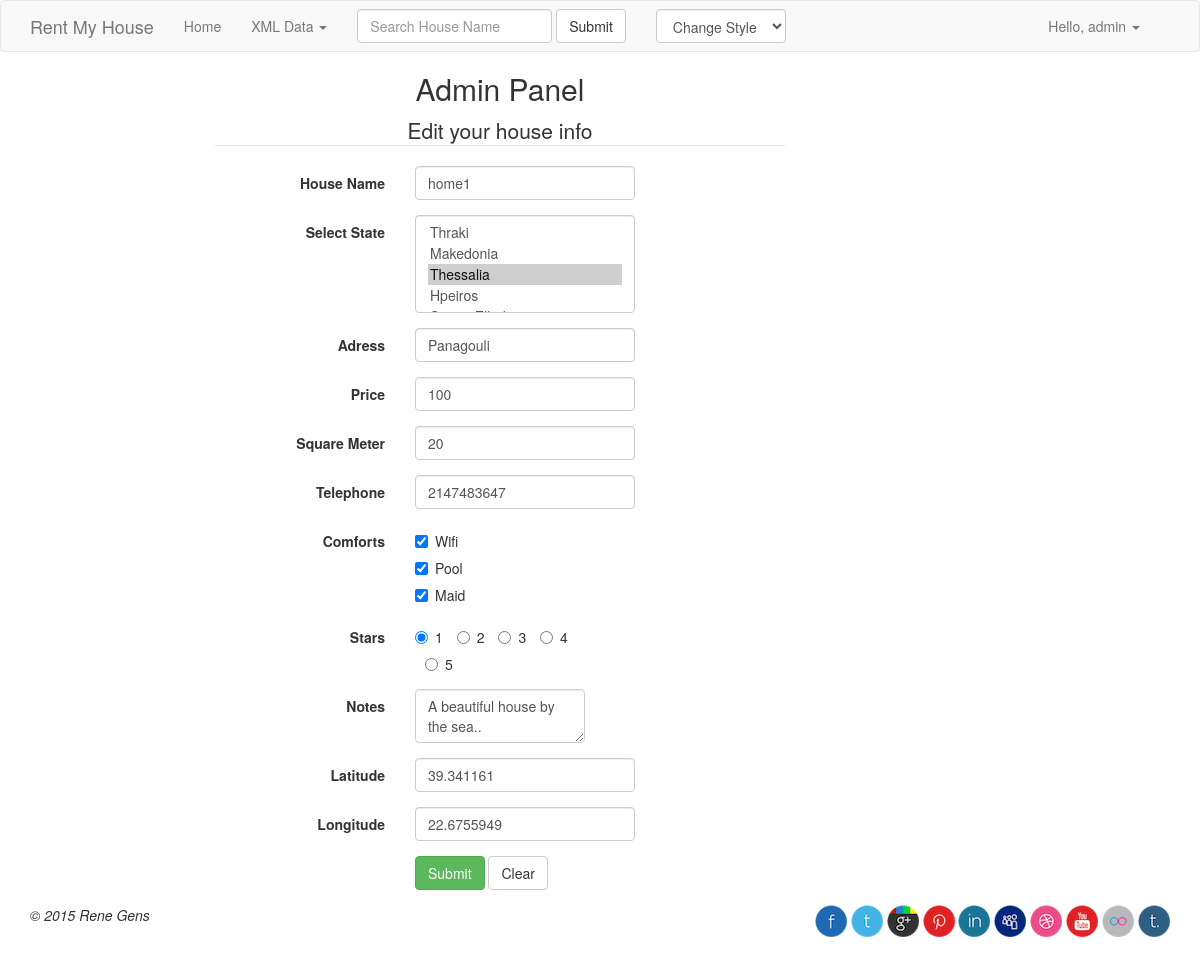
Screenshot of /model_edithouse.php (signed in) with the database file from the repository.
### tables this page shows
CREATE TABLE IF NOT EXISTS `houses` (
  `houseID` int(11) NOT NULL,
  `name` varchar(50) NOT NULL,
  `state` varchar(200) NOT NULL,
  `address` varchar(200) NOT NULL,
  `price` double NOT NULL,
  `meter` double NOT NULL,
  `telephone` int(15) NOT NULL,
  `wifi` tinyint(4) DEFAULT '0',
  `pool` tinyint(4) DEFAULT '0',
  `maid` tinyint(4) DEFAULT '0',
  `description` varchar(500) NOT NULL,
  `stars` smallint(6) NOT NULL,
  `longitude` double NOT NULL,
  `latitude` double NOT NULL,
  `imageName` varchar(100) DEFAULT NULL,
  `users_id` int(11) NOT NULL
);

### model_edithouse.php (the view, shortened to what this page needs)
<?php
require "config.php";
$userid=-1;
$query = "
            SELECT
                id
            FROM users
            WHERE
                username = :user
        ";
$query_params = array( ':user' => $_SESSION['username'] );
try {
    $stmt = $db->prepare($query);
    $result = $stmt->execute($query_params);
}
catch(PDOException $ex){ die("Failed to run query: " . $ex->getMessage()); }
$row = $stmt->fetch();
if($row){ $userid=$row['id']; }
$query = "SELECT * FROM houses WHERE users_id= ".$userid;
try {
    $statement = $db->prepare($query);
    $statement->execute( array(':username'=>$_SESSION['username'] ) );
    if ($row = $statement->fetch()) {
        $name = $row['name'];
        $state = $row['state'];
        $address = $row['address'];
        $price = $row['price'];
        $meter = $row['meter'];
        $telephone = $row['telephone'];
        $wifi = $row['wifi'];
        $pool = $row['pool'];
        $maid = $row['maid'];
        $description = $row['description'];
        $longitude  = $row['longitude'];
        $latitude = $row['latitude'];
    } else {
        header('Location: index.php?msg=access-denied');
        exit();
    }
} catch (PDOException $ex) {
    header('Location: index.php?msg=no-connection-to-server');
    exit();
}
require "view_head.php";
require "view_navbar.php";
?>
<div class="col-lg-6 col-lg-offset-2">
    <h2 class="text-center">Admin Panel</h2>
    <form class="form-horizontal" method="post" action="con_editupload.php" >
        <fieldset>
            <legend class="text-center">Edit your house info</legend>
            <div class="form-group">
                <label class="col-md-4 control-label" for="housename">House Name</label>
                <div class="col-md-5">
                    <input id="name" name="name" type="text" placeholder="House at sea" value="<?php echo $name ?>" class="form-control input-md" required="">
                </div>
            </div>
            <div class="form-group">
                <label class="col-md-4 control-label" for="state">Select State</label>
                <div class="col-md-5">
                    <select id="state" name="state" class="form-control" multiple="multiple">
                        <option value="Thraki" <?php if ($state == 'Thraki') echo 'selected="selected"' ?>>Thraki</option>
                        <option value="Makedonia" <?php if ($state == 'Makedonia') echo 'selected="selected"' ?>>Makedonia</option>
                        <option value="Thessalia" <?php if ($state == 'Thessalia') echo 'selected="selected"' ?>>Thessalia</option>
                        <option value="Hpeiros" <?php if ($state == 'Hpeiros') echo 'selected="selected"' ?>>Hpeiros</option>
                        <option value="Sterea Ellada" <?php if ($state == 'Sterea Ellada') echo 'selected="selected"' ?>>Sterea Ellada</option>
                    </select>
                </div>
            </div>
            <div class="form-group">
                <label class="col-md-4 control-label" for="address">Adress</label>
                <div class="col-md-5">
                    <input id="address" name="address" type="text" placeholder="Panagouli 7" class="form-control input-md" value="<?php echo $address ?>" required="">
                </div>
            </div>
            <div class="form-group">
                <label class="col-md-4 control-label" for="price">Price</label>
                <div class="col-md-5">
                    <input id="price" name="price" type="text" placeholder="€" value="<?php echo $price ?>" class="form-control input-md" required="">
                </div>
            </div>
            <div class="form-group">
                <label class="col-md-4 control-label" for="meter">Square Meter</label>
                <div class="col-md-5">
                    <input id="meter" name="meter" type="text" placeholder="42m^2" value="<?php echo $meter ?>" class="form-control input-md" required="">
                </div>
            </div>
            <div class="form-group">
                <label class="col-md-4 control-label" for="telephone">Telephone</label>
                <div class="col-md-5">
                    <input id="telephone" name="telephone" type="text" placeholder="6973291041" value="<?php echo $telephone ?>" class="form-control input-md" required="">
                </div>
            </div>
            <div class="form-group">
                <label class="col-md-4 control-label" for="comforts">Comforts</label>
                <div class="col-md-4">
                    <div class="checkbox">
                        <label for="comforts-0">
                            <input type="checkbox" name="wifi"<?php if ($wifi == 1) echo 'checked="checked"' ?>id="comforts-0" value="1">
                            Wifi
                        </label>
                    </div>
                    <div class="checkbox">
                        <label for="comforts-1">
                            <input type="checkbox" name="pool" <?php if ($pool == 1) echo 'checked="checked"' ?>id="comforts-1" value="1">
                            Pool
                        </label>
                    </div>
                    <div class="checkbox">
                        <label for="comforts-2">
                            <input type="checkbox" name="maid" <?php if ($maid == 1) echo 'checked="checked"' ?> id="comforts-2" value="1">
                            Maid
                        </label>
                    </div>
                </div>
            </div>
            <div class="form-group">
                <label class="col-md-4 control-label" for="stars">Stars</label>
                <div class="col-md-4">
                    <label class="radio-inline" for="stars-0">
                        <input type="radio" name="stars" id="stars-0" value="1" checked="checked">
                        1
                    </label>
                    <label class="radio-inline" for="stars-1">
                        <input type="radio" name="stars" id="stars-1" value="2">
                        2
                    </label>
                    <label class="radio-inline" for="stars-2">
                        <input type="radio" name="stars" id="stars-2" value="3">
                        3
                    </label>
                    <label class="radio-inline" for="stars-3">
                        <input type="radio" name="stars" id="stars-3" value="4">
                        4
                    </label>
                    <label class="radio-inline" for="stars-4">
                        <input type="radio" name="stars" id="stars-4" value="5">
                        5
                    </label>
                </div>
            </div>
            <div class="form-group">
                <label class="col-md-4 control-label" for="description">Notes</label>
                <div class="col-md-4">
                    <textarea class="form-control" id="description" value="<?php echo $description ?>" name="description">A beautiful house by the sea..</textarea>
                </div>
            </div>
            <div class="form-group">
                <label class="col-md-4 control-label" for="latitude">Latitude</label>
                <div class="col-md-5">
                    <input id="latitude" name="latitude" type="text" value="<?php echo $latitude ?>" placeholder="40.53646546" class="form-control input-md" required="">
                </div>
            </div>
            <div class="form-group">
                <label class="col-md-4 control-label" for="longitude">Longitude</label>
                <div class="col-md-5">
                    <input id="longitude" name="longitude" value="<?php echo $longitude ?>" type="text" placeholder="35.6938203" class="form-control input-md" required="">
                </div>
            </div>
            <div class="form-group">
                <label class="col-md-4 control-label" for="submit"></label>
                <div class="col-md-8">
                    <button id="submit" name="submit" class="btn btn-success">Submit</button>
                    <button id="clear" name="clear" class="btn btn-default">Clear</button>
                </div>
            </div>
        </fieldset>
    </form>
</div>
<?php require("view_footer.php") ?>

### rows the page displays
houses: name "home1", state "Thraki / Makedonia / Thessalia ☑ / Hpeiros", address "Panagouli", price "100", meter "20", telephone "2147483647", wifi "☑", pool "☑", maid "☑", description "A beautiful house by the sea..", latitude "39.341161", longitude "22.6755949"

### other values shown
$_SESSION['username'] "admin"
